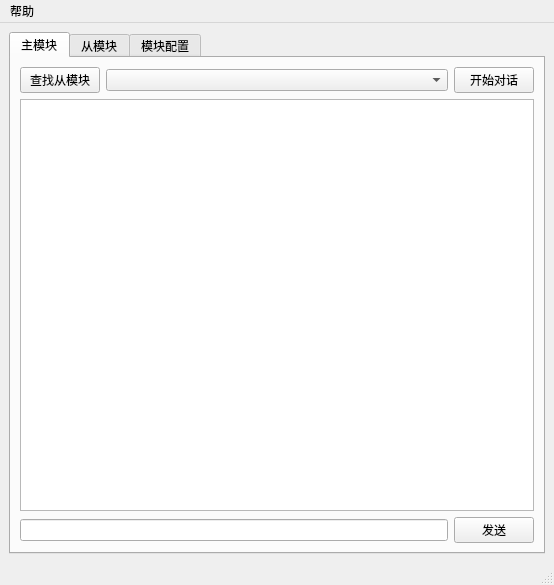
<?xml version="1.0" encoding="UTF-8"?>
<ui version="4.0">
 <class>MainWindow</class>
 <widget class="QMainWindow" name="MainWindow">
  <property name="geometry">
   <rect>
    <x>0</x>
    <y>0</y>
    <width>554</width>
    <height>539</height>
   </rect>
  </property>
  <property name="windowTitle">
   <string>PCTools</string>
  </property>
  <widget class="QWidget" name="centralwidget">
   <layout class="QHBoxLayout" name="horizontalLayout">
    <item>
     <widget class="QTabWidget" name="tabWidget">
      <property name="currentIndex">
       <number>0</number>
      </property>
      <widget class="QWidget" name="tabMaster">
       <attribute name="title">
        <string>主模块</string>
       </attribute>
       <layout class="QVBoxLayout" name="verticalLayout">
        <item>
         <layout class="QHBoxLayout" name="horizontalLayout_3">
          <item>
           <widget class="QPushButton" name="pushButtonMasterScan">
            <property name="text">
             <string>查找从模块</string>
            </property>
           </widget>
          </item>
          <item>
           <widget class="QComboBox" name="comboBoxMaster">
            <property name="sizePolicy">
             <sizepolicy hsizetype="Expanding" vsizetype="Fixed">
              <horstretch>0</horstretch>
              <verstretch>0</verstretch>
             </sizepolicy>
            </property>
           </widget>
          </item>
          <item>
           <widget class="QPushButton" name="pushButtonMasterTalk">
            <property name="text">
             <string>开始对话</string>
            </property>
           </widget>
          </item>
         </layout>
        </item>
        <item>
         <widget class="QPlainTextEdit" name="plainTextEditMaster"/>
        </item>
        <item>
         <layout class="QHBoxLayout" name="horizontalLayout_2">
          <item>
           <widget class="QLineEdit" name="lineEditMaster"/>
          </item>
          <item>
           <widget class="QPushButton" name="pushButtonMasterSend">
            <property name="text">
             <string>发送</string>
            </property>
           </widget>
          </item>
         </layout>
        </item>
       </layout>
      </widget>
      <widget class="QWidget" name="tabFollower">
       <attribute name="title">
        <string>从模块</string>
       </attribute>
       <layout class="QHBoxLayout" name="horizontalLayout_6">
        <item>
         <layout class="QVBoxLayout" name="verticalLayout_3">
          <item>
           <layout class="QHBoxLayout" name="horizontalLayout_4">
            <item>
             <widget class="QRadioButton" name="radioButtonSer">
              <property name="text">
               <string>串口</string>
              </property>
             </widget>
            </item>
            <item>
             <widget class="QRadioButton" name="radioButtonNet">
              <property name="text">
               <string>网口</string>
              </property>
             </widget>
            </item>
            <item>
             <widget class="QComboBox" name="comboBoxFollower">
              <property name="sizePolicy">
               <sizepolicy hsizetype="Expanding" vsizetype="Fixed">
                <horstretch>0</horstretch>
                <verstretch>0</verstretch>
               </sizepolicy>
              </property>
             </widget>
            </item>
           </layout>
          </item>
          <item>
           <widget class="QPlainTextEdit" name="plainTextEditFollower"/>
          </item>
          <item>
           <layout class="QHBoxLayout" name="horizontalLayout_5">
            <item>
             <widget class="QLineEdit" name="lineEditFollower"/>
            </item>
            <item>
             <widget class="QPushButton" name="pushButtonFollowerSend">
              <property name="text">
               <string>发送</string>
              </property>
             </widget>
            </item>
           </layout>
          </item>
         </layout>
        </item>
       </layout>
      </widget>
      <widget class="QWidget" name="tabConfig">
       <attribute name="title">
        <string>模块配置</string>
       </attribute>
       <layout class="QVBoxLayout" name="verticalLayout_9">
        <item>
         <widget class="QGroupBox" name="groupBox">
          <property name="title">
           <string>主模块</string>
          </property>
          <layout class="QVBoxLayout" name="verticalLayout_5">
           <item>
            <layout class="QHBoxLayout" name="horizontalLayout_11">
             <item>
              <widget class="QLabel" name="label_2">
               <property name="text">
                <string>SSID</string>
               </property>
              </widget>
             </item>
             <item>
              <widget class="QLineEdit" name="lineEditSSID"/>
             </item>
            </layout>
           </item>
           <item>
            <layout class="QHBoxLayout" name="horizontalLayout_10">
             <item>
              <widget class="QLabel" name="label_3">
               <property name="text">
                <string>加密方式</string>
               </property>
              </widget>
             </item>
             <item>
              <widget class="QComboBox" name="comboBoxEncryption">
               <property name="sizePolicy">
                <sizepolicy hsizetype="Expanding" vsizetype="Fixed">
                 <horstretch>0</horstretch>
                 <verstretch>0</verstretch>
                </sizepolicy>
               </property>
              </widget>
             </item>
            </layout>
           </item>
           <item>
            <layout class="QHBoxLayout" name="horizontalLayout_9">
             <item>
              <widget class="QLabel" name="label_4">
               <property name="text">
                <string>密码</string>
               </property>
              </widget>
             </item>
             <item>
              <widget class="QLineEdit" name="lineEditPassword"/>
             </item>
            </layout>
           </item>
           <item>
            <layout class="QHBoxLayout" name="horizontalLayout_8">
             <item>
              <widget class="QLabel" name="label_5">
               <property name="text">
                <string>LAN IP</string>
               </property>
              </widget>
             </item>
             <item>
              <widget class="QLineEdit" name="lineEditMasterLanIP"/>
             </item>
            </layout>
           </item>
           <item>
            <layout class="QHBoxLayout" name="horizontalLayout_7">
             <item>
              <widget class="QCheckBox" name="checkBoxMaster">
               <property name="text">
                <string>DHCP使能</string>
               </property>
              </widget>
             </item>
             <item>
              <widget class="QLineEdit" name="lineEditMasterIPMin"/>
             </item>
             <item>
              <widget class="QLabel" name="label_6">
               <property name="text">
                <string>-</string>
               </property>
              </widget>
             </item>
             <item>
              <widget class="QLineEdit" name="lineEditMasterIPMax"/>
             </item>
            </layout>
           </item>
           <item>
            <layout class="QHBoxLayout" name="horizontalLayout_12">
             <item>
              <widget class="QPushButton" name="pushButtonMasterSet">
               <property name="sizePolicy">
                <sizepolicy hsizetype="Minimum" vsizetype="Preferred">
                 <horstretch>0</horstretch>
                 <verstretch>0</verstretch>
                </sizepolicy>
               </property>
               <property name="text">
                <string>设置</string>
               </property>
              </widget>
             </item>
             <item>
              <widget class="QPushButton" name="pushButtonMasterGet">
               <property name="sizePolicy">
                <sizepolicy hsizetype="Minimum" vsizetype="Preferred">
                 <horstretch>0</horstretch>
                 <verstretch>0</verstretch>
                </sizepolicy>
               </property>
               <property name="text">
                <string>查询</string>
               </property>
              </widget>
             </item>
            </layout>
           </item>
          </layout>
         </widget>
        </item>
        <item>
         <spacer name="verticalSpacer_3">
          <property name="orientation">
           <enum>Qt::Vertical</enum>
          </property>
          <property name="sizeHint" stdset="0">
           <size>
            <width>20</width>
            <height>139</height>
           </size>
          </property>
         </spacer>
        </item>
        <item>
         <widget class="QGroupBox" name="groupBox_2">
          <property name="sizePolicy">
           <sizepolicy hsizetype="Preferred" vsizetype="Preferred">
            <horstretch>0</horstretch>
            <verstretch>0</verstretch>
           </sizepolicy>
          </property>
          <property name="title">
           <string>从模块</string>
          </property>
          <layout class="QVBoxLayout" name="verticalLayout_4">
           <item>
            <layout class="QHBoxLayout" name="horizontalLayout_22">
             <item>
              <layout class="QVBoxLayout" name="verticalLayout_8">
               <item>
                <widget class="QGroupBox" name="groupBox_4">
                 <property name="sizePolicy">
                  <sizepolicy hsizetype="Minimum" vsizetype="Preferred">
                   <horstretch>0</horstretch>
                   <verstretch>0</verstretch>
                  </sizepolicy>
                 </property>
                 <property name="title">
                  <string>WiFi上行</string>
                 </property>
                 <layout class="QHBoxLayout" name="horizontalLayout_15">
                  <item>
                   <widget class="QLabel" name="label_7">
                    <property name="text">
                     <string>IP</string>
                    </property>
                   </widget>
                  </item>
                  <item>
                   <widget class="QLineEdit" name="lineEditFollowerWifiIP">
                    <property name="sizePolicy">
                     <sizepolicy hsizetype="Expanding" vsizetype="Fixed">
                      <horstretch>0</horstretch>
                      <verstretch>0</verstretch>
                     </sizepolicy>
                    </property>
                   </widget>
                  </item>
                 </layout>
                </widget>
               </item>
               <item>
                <widget class="QGroupBox" name="groupBox_5">
                 <property name="sizePolicy">
                  <sizepolicy hsizetype="Fixed" vsizetype="Preferred">
                   <horstretch>0</horstretch>
                   <verstretch>0</verstretch>
                  </sizepolicy>
                 </property>
                 <property name="title">
                  <string>有线网口</string>
                 </property>
                 <layout class="QVBoxLayout" name="verticalLayout_6">
                  <item>
                   <layout class="QHBoxLayout" name="horizontalLayout_14">
                    <item>
                     <widget class="QLabel" name="label_8">
                      <property name="text">
                       <string>IP</string>
                      </property>
                     </widget>
                    </item>
                    <item>
                     <widget class="QLineEdit" name="lineEditFollowerLanIP">
                      <property name="sizePolicy">
                       <sizepolicy hsizetype="Expanding" vsizetype="Fixed">
                        <horstretch>0</horstretch>
                        <verstretch>0</verstretch>
                       </sizepolicy>
                      </property>
                     </widget>
                    </item>
                   </layout>
                  </item>
                  <item>
                   <widget class="QCheckBox" name="checkBoxFollower">
                    <property name="text">
                     <string>DHCP</string>
                    </property>
                   </widget>
                  </item>
                  <item>
                   <layout class="QHBoxLayout" name="horizontalLayout_13">
                    <item>
                     <widget class="QLineEdit" name="lineEditFollowerIPMin">
                      <property name="sizePolicy">
                       <sizepolicy hsizetype="Minimum" vsizetype="Fixed">
                        <horstretch>0</horstretch>
                        <verstretch>0</verstretch>
                       </sizepolicy>
                      </property>
                     </widget>
                    </item>
                    <item>
                     <widget class="QLabel" name="label_9">
                      <property name="text">
                       <string>-</string>
                      </property>
                     </widget>
                    </item>
                    <item>
                     <widget class="QLineEdit" name="lineEditFollowerIPMax">
                      <property name="sizePolicy">
                       <sizepolicy hsizetype="Minimum" vsizetype="Fixed">
                        <horstretch>0</horstretch>
                        <verstretch>0</verstretch>
                       </sizepolicy>
                      </property>
                     </widget>
                    </item>
                   </layout>
                  </item>
                 </layout>
                </widget>
               </item>
              </layout>
             </item>
             <item>
              <widget class="QGroupBox" name="groupBox_3">
               <property name="sizePolicy">
                <sizepolicy hsizetype="Expanding" vsizetype="Preferred">
                 <horstretch>0</horstretch>
                 <verstretch>0</verstretch>
                </sizepolicy>
               </property>
               <property name="title">
                <string>串口</string>
               </property>
               <layout class="QVBoxLayout" name="verticalLayout_7">
                <item>
                 <layout class="QHBoxLayout" name="horizontalLayout_16">
                  <item>
                   <widget class="QLabel" name="label_10">
                    <property name="text">
                     <string>波特率</string>
                    </property>
                   </widget>
                  </item>
                  <item>
                   <widget class="QComboBox" name="comboBoxBuard">
                    <property name="sizePolicy">
                     <sizepolicy hsizetype="Expanding" vsizetype="Fixed">
                      <horstretch>0</horstretch>
                      <verstretch>0</verstretch>
                     </sizepolicy>
                    </property>
                   </widget>
                  </item>
                 </layout>
                </item>
                <item>
                 <layout class="QHBoxLayout" name="horizontalLayout_17">
                  <item>
                   <widget class="QLabel" name="label_11">
                    <property name="text">
                     <string>数据位</string>
                    </property>
                   </widget>
                  </item>
                  <item>
                   <widget class="QComboBox" name="comboBoxDatabit">
                    <property name="sizePolicy">
                     <sizepolicy hsizetype="Expanding" vsizetype="Fixed">
                      <horstretch>0</horstretch>
                      <verstretch>0</verstretch>
                     </sizepolicy>
                    </property>
                   </widget>
                  </item>
                 </layout>
                </item>
                <item>
                 <layout class="QHBoxLayout" name="horizontalLayout_18">
                  <item>
                   <widget class="QLabel" name="label_12">
                    <property name="text">
                     <string>停止位</string>
                    </property>
                   </widget>
                  </item>
                  <item>
                   <widget class="QComboBox" name="comboBoxStopbit">
                    <property name="sizePolicy">
                     <sizepolicy hsizetype="Expanding" vsizetype="Fixed">
                      <horstretch>0</horstretch>
                      <verstretch>0</verstretch>
                     </sizepolicy>
                    </property>
                   </widget>
                  </item>
                 </layout>
                </item>
                <item>
                 <layout class="QHBoxLayout" name="horizontalLayout_19">
                  <item>
                   <widget class="QLabel" name="label_13">
                    <property name="text">
                     <string>校验位</string>
                    </property>
                   </widget>
                  </item>
                  <item>
                   <widget class="QComboBox" name="comboBoxCheckbit">
                    <property name="sizePolicy">
                     <sizepolicy hsizetype="Expanding" vsizetype="Fixed">
                      <horstretch>0</horstretch>
                      <verstretch>0</verstretch>
                     </sizepolicy>
                    </property>
                   </widget>
                  </item>
                 </layout>
                </item>
                <item>
                 <layout class="QHBoxLayout" name="horizontalLayout_20">
                  <item>
                   <widget class="QLabel" name="label_14">
                    <property name="text">
                     <string>流控制</string>
                    </property>
                   </widget>
                  </item>
                  <item>
                   <widget class="QComboBox" name="comboBoxFlowcontrol">
                    <property name="sizePolicy">
                     <sizepolicy hsizetype="Expanding" vsizetype="Fixed">
                      <horstretch>0</horstretch>
                      <verstretch>0</verstretch>
                     </sizepolicy>
                    </property>
                   </widget>
                  </item>
                 </layout>
                </item>
               </layout>
              </widget>
             </item>
            </layout>
           </item>
           <item>
            <layout class="QHBoxLayout" name="horizontalLayout_21">
             <item>
              <widget class="QPushButton" name="pushButtonFollowerSet">
               <property name="sizePolicy">
                <sizepolicy hsizetype="Minimum" vsizetype="Preferred">
                 <horstretch>0</horstretch>
                 <verstretch>0</verstretch>
                </sizepolicy>
               </property>
               <property name="text">
                <string>设置</string>
               </property>
              </widget>
             </item>
             <item>
              <widget class="QPushButton" name="pushButtonFollowerGet">
               <property name="sizePolicy">
                <sizepolicy hsizetype="Minimum" vsizetype="Preferred">
                 <horstretch>0</horstretch>
                 <verstretch>0</verstretch>
                </sizepolicy>
               </property>
               <property name="text">
                <string>查询</string>
               </property>
              </widget>
             </item>
            </layout>
           </item>
          </layout>
         </widget>
        </item>
       </layout>
      </widget>
     </widget>
    </item>
   </layout>
  </widget>
  <widget class="QMenuBar" name="menubar">
   <property name="geometry">
    <rect>
     <x>0</x>
     <y>0</y>
     <width>554</width>
     <height>19</height>
    </rect>
   </property>
   <widget class="QMenu" name="menuAsdfsdaf">
    <property name="title">
     <string>帮助</string>
    </property>
    <addaction name="actionHelp"/>
   </widget>
   <addaction name="menuAsdfsdaf"/>
  </widget>
  <widget class="QStatusBar" name="statusbar">
   <property name="statusTip">
    <string>是的发</string>
   </property>
  </widget>
  <action name="actionHelp">
   <property name="text">
    <string>版本</string>
   </property>
  </action>
 </widget>
 <resources/>
 <connections/>
</ui>
